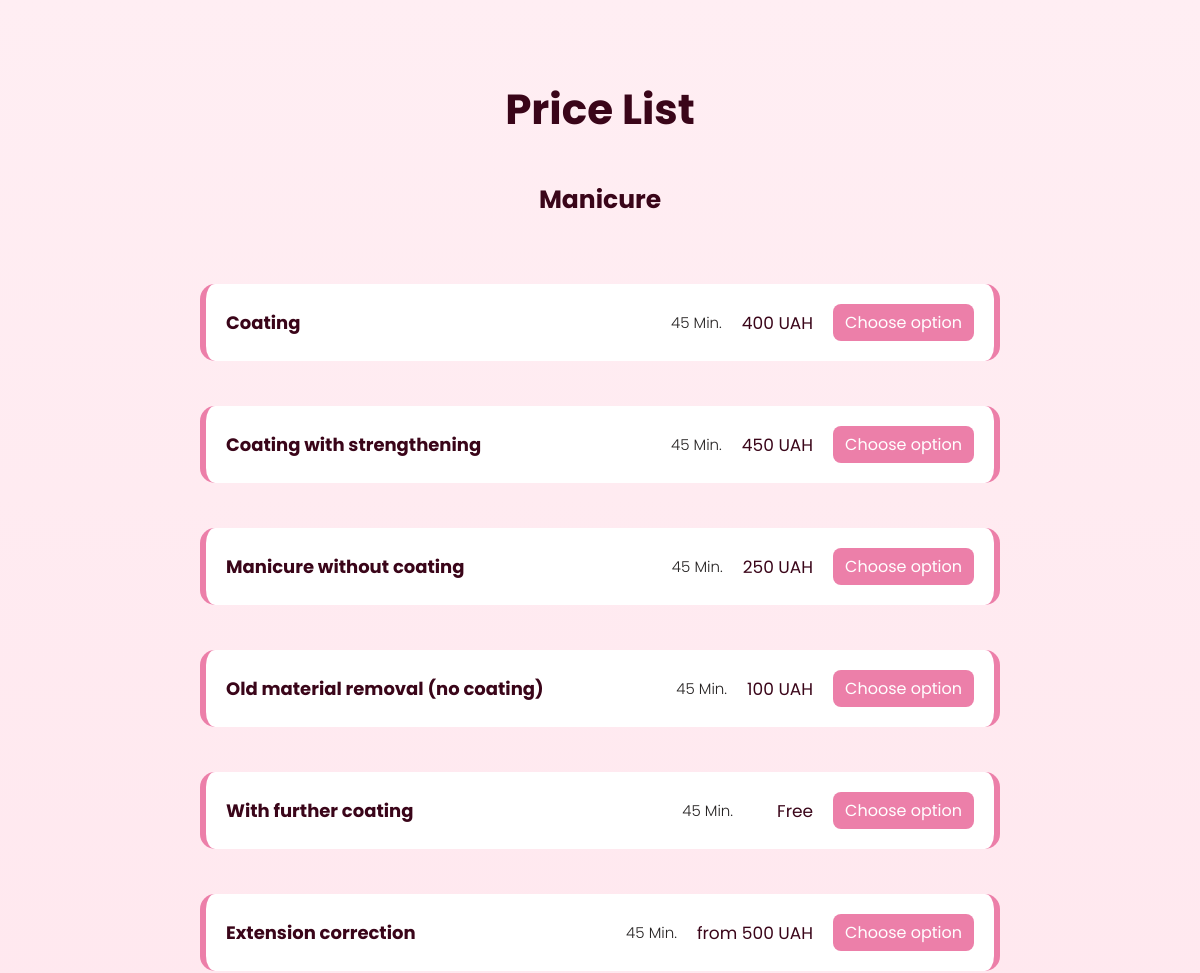
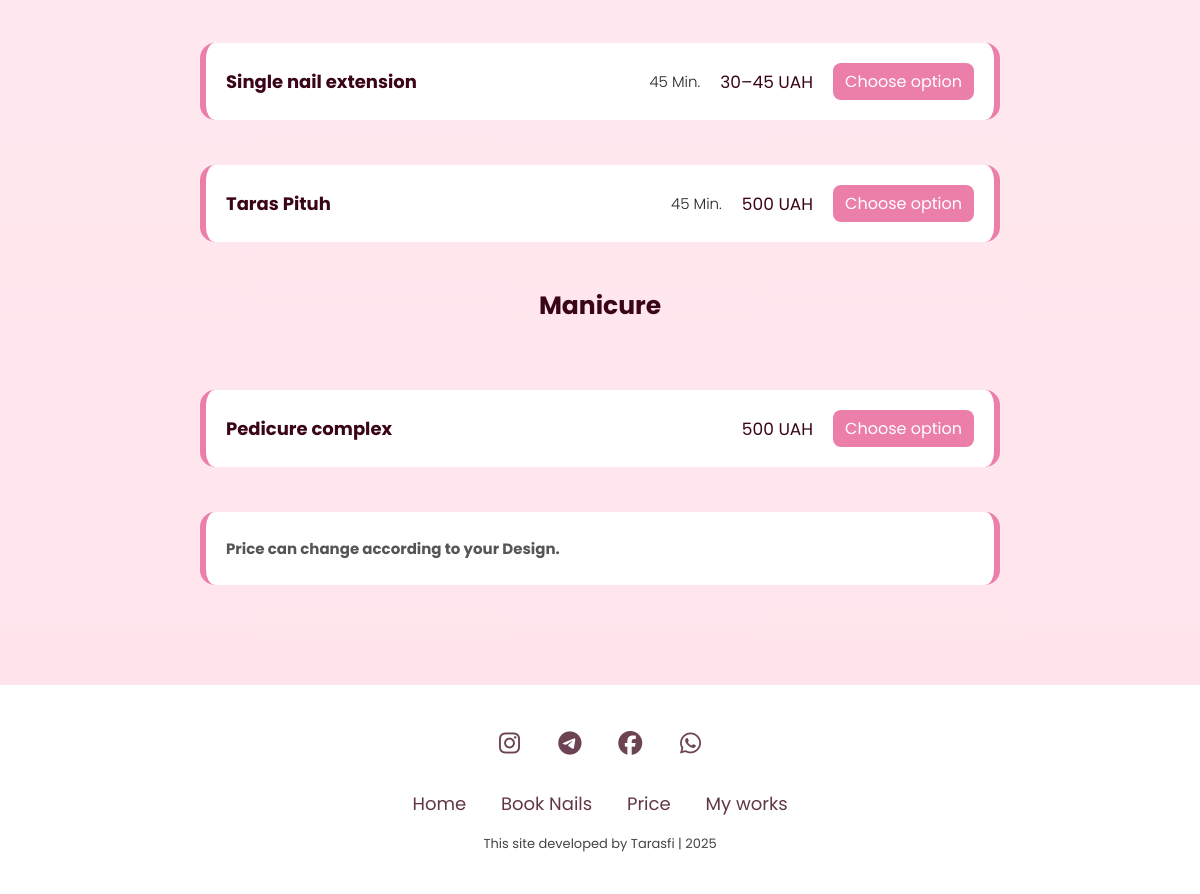
Before: /booking_page (lower part) with the older database file (2 pictures, top to bottom).
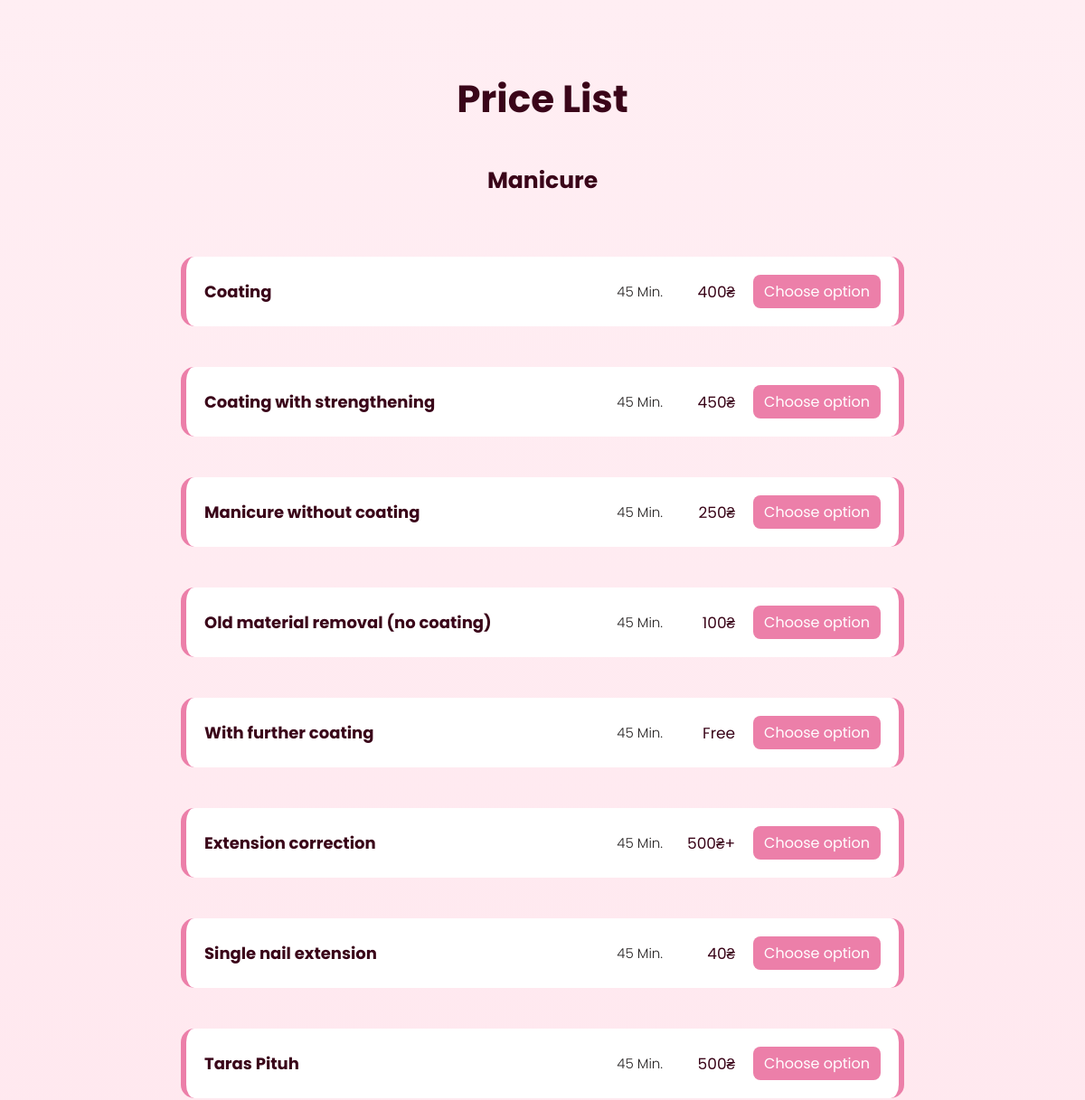
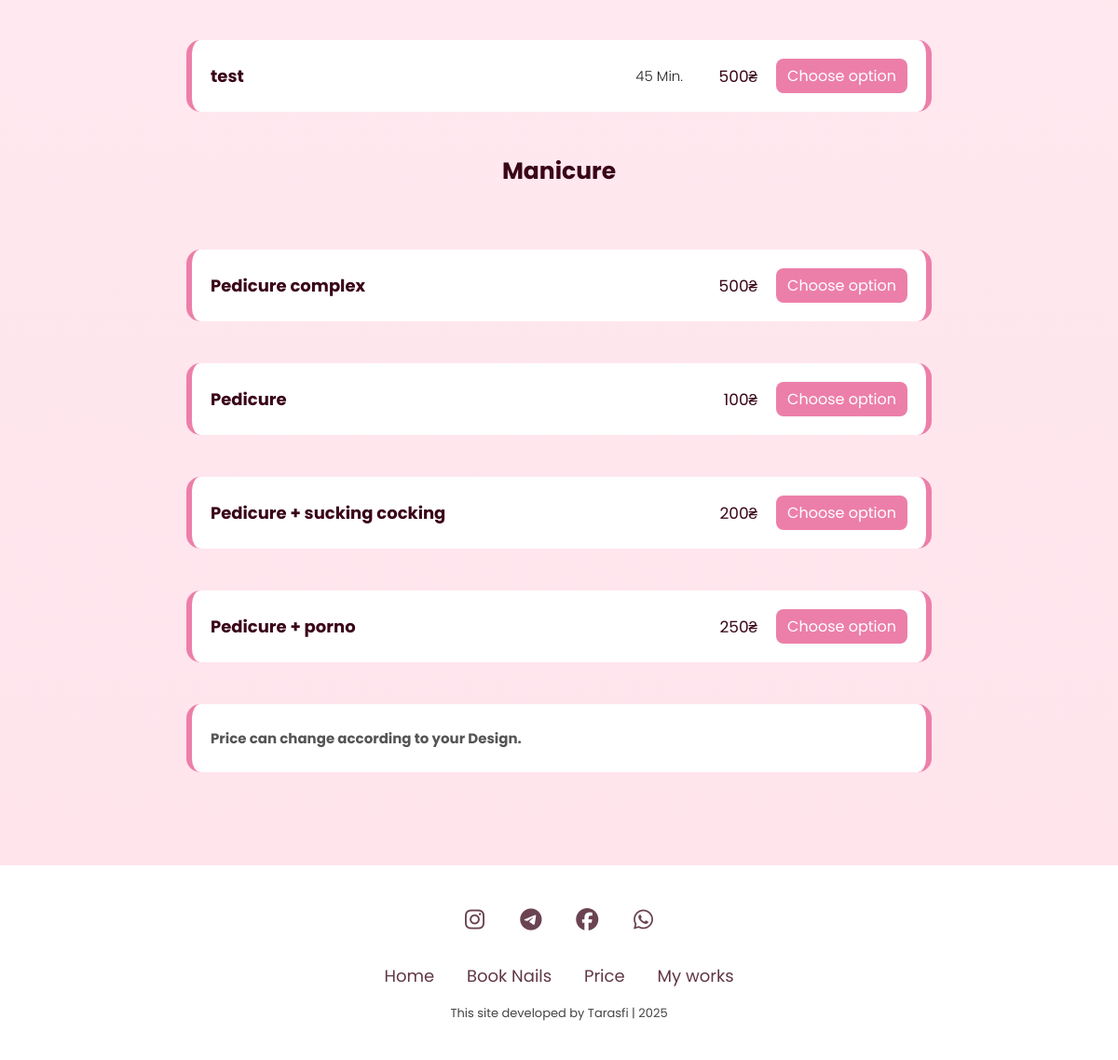
After: the same page with the newer database file (2 pictures, top to bottom).
### app/price.py (models this page shows)
class Price(db.Model):
    id: Mapped[int] = mapped_column(Integer, primary_key=True)
    title: Mapped[str] = mapped_column(String(250), unique=True, nullable=False)
    description: Mapped[str] = mapped_column(String(250), nullable=True)
    price: Mapped[str] = mapped_column(String(250), nullable=True)
    service_type: Mapped[str] = mapped_column(String(250), nullable=True)

### app/main.py (the view)
@app.route("/booking_page", methods=['POST', 'GET'])
def book_nails():
    result = db.session.execute(db.select(Price))
    prices = result.scalars().all()
    return render_template("booking/booking_page.html", prices=prices)

### app/templates/booking/booking_page.html
{% extends "base.html" %}
{% block content %}
{% include "pricing/pricing.html" %}
{% include "partials/footer.html" %}
{% endblock %}

### app/templates/pricing/pricing.html
<section class="price" id="price_nav">
  <h1>Price List</h1>
  <div class="price-container">
    <h2>Manicure</h2>
    {% for price in prices %}
    {% if price.service_type == "Manicure" %}
    <div class="price-item">
      <div class="price-text">
        <h3>{{ price.title }}</h3>
      </div>
      <div class="price-btn">
        <span class="time">45 Min.</span>
        <span class="value">{{ price.price }}</span>
        <a href="https://www.w3schools.com/tags/tag_button.asp" class="choose_option_button">Choose option</a>
      </div>
    </div>
    {% endif %}
    {% endfor %}
    <h2>Manicure</h2>
        {% for price in prices %}
        {% if price.service_type == "Pedicure" %}
    <div class="price-item">
      <div class="price-text">
        <h3>{{ price.title }}</h3>
      </div>
      <div class="price-btn">
        <span class="value">{{ price.price }}</span>
        <a class="choose_option_button">Choose option</a>
      </div>
    </div>
    {% endif %}
    {% endfor %}
    <div class="price-item">
      <div class="price-text">
        <p><strong>Price can change according to your Design.</strong></p>
      </div>
    </div>
  </div>
</section>

Changed rows visible on the page:
changed Price "Coating": price "400 UAH" → "400₴"
changed Price "Coating with strengthening": price "450 UAH" → "450₴"
changed Price "Manicure without coating": price "250 UAH" → "250₴"
changed Price "Old material removal (no coating)": price "100 UAH" → "100₴"
changed Price "Extension correction": price "from 500 UAH" → "500₴+"
changed Price "Single nail extension": price "30–45 UAH" → "40₴"
changed Price "Taras Pituh": price "500 UAH" → "500₴"
added Price: title "test", price "500₴", shown under "Manicure"
changed Price "Pedicure complex": price "500 UAH" → "500₴"
added Price: title "Pedicure", price "100₴", shown under "Manicure"
added Price: title "Pedicure + sucking cocking", price "200₴", shown under "Manicure"
added Price: title "Pedicure + porno", price "250₴", shown under "Manicure"
